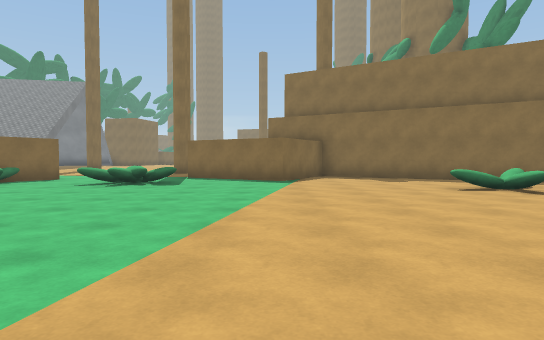
view 1 (above)

24 first-person views from a walk through a Unity game level. The camera is 1.2 m above the floor, tilts 2° down and sees 75° across. The floor is counted in squares, 2 m on a side. Each view is taken from the middle of a square. On the plan, view 1 faces up. The plan holds only what a view shows up to about 10 squares ahead; the rest is blank. The place goes on beyond the plan. The player is left out. Surface patterns are stand-ins for the level's own textures.

view 2
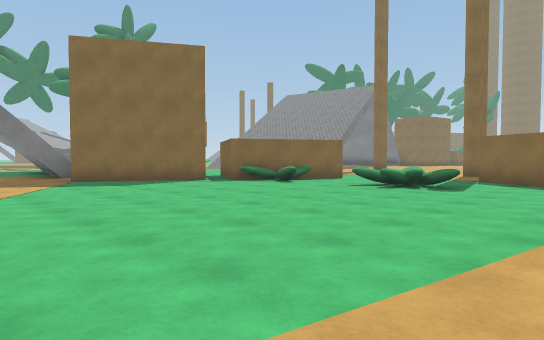

view 3
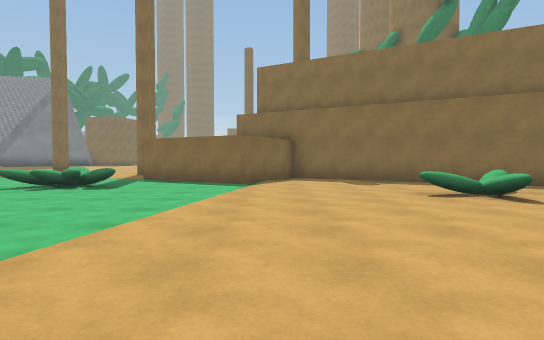

view 4
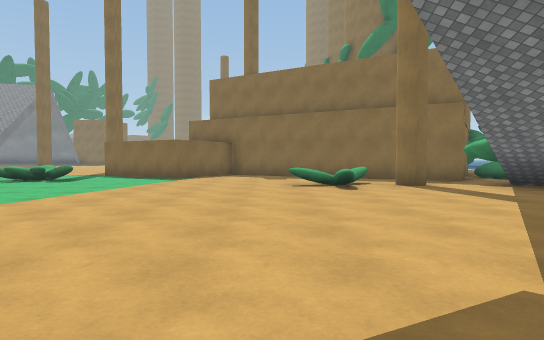

view 5
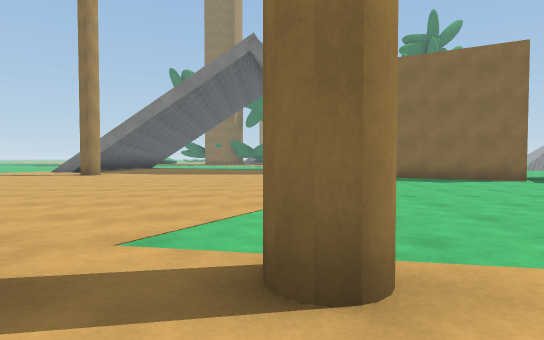

view 6
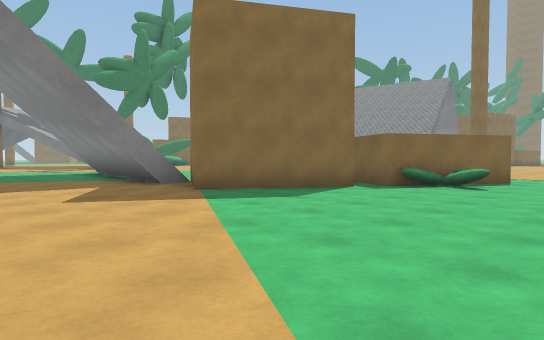

view 7
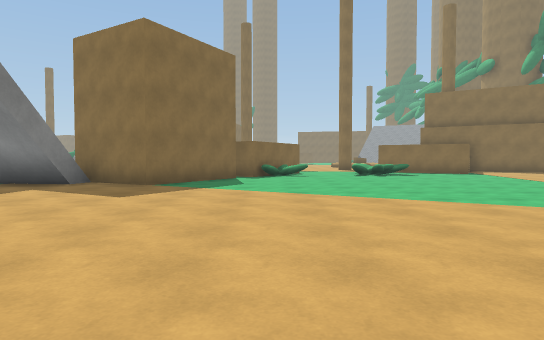

view 8
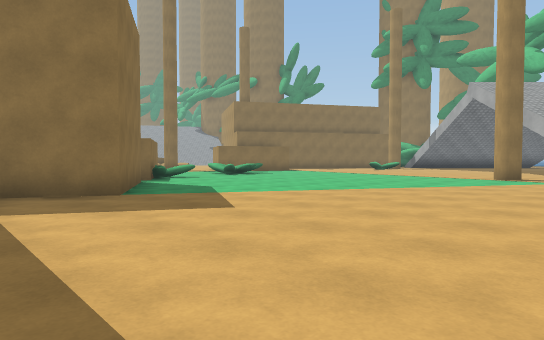

view 9
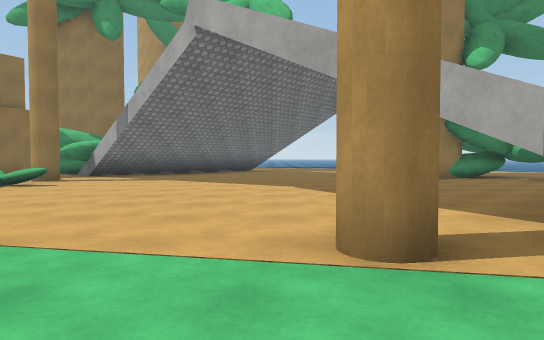

view 10
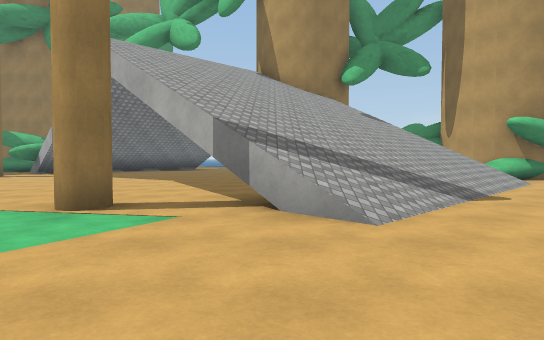

view 11
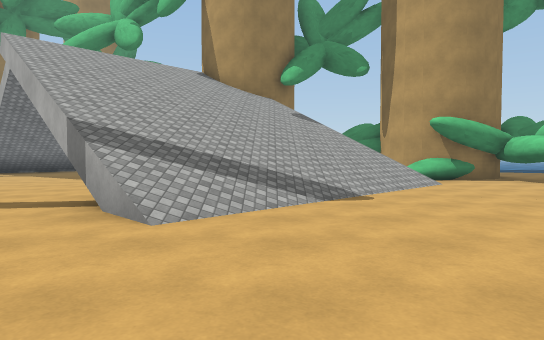

view 12
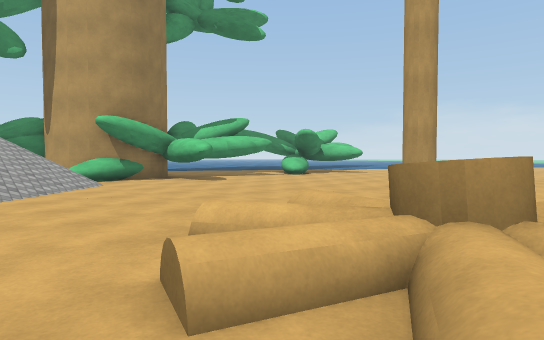

view 13
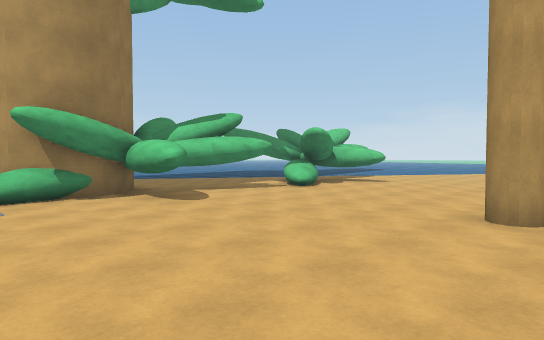

view 14
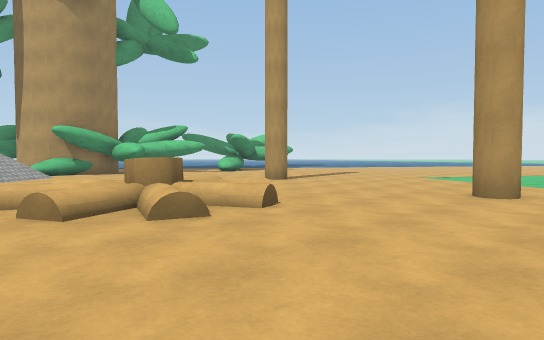

view 15
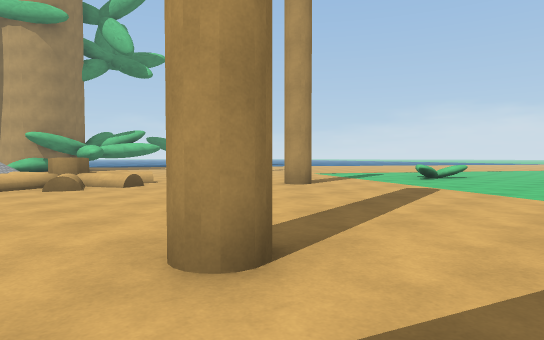

view 16
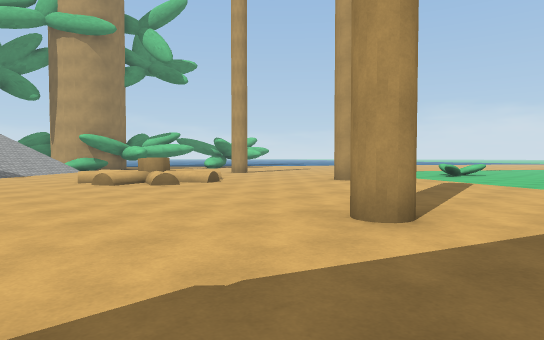

view 17
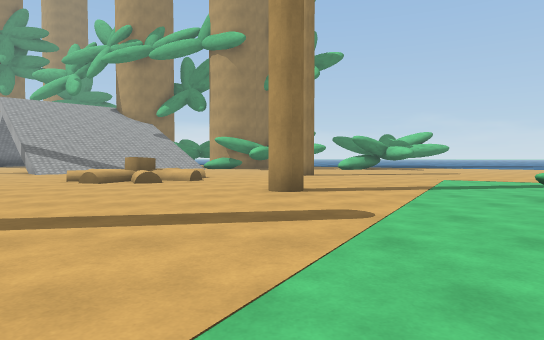

view 18
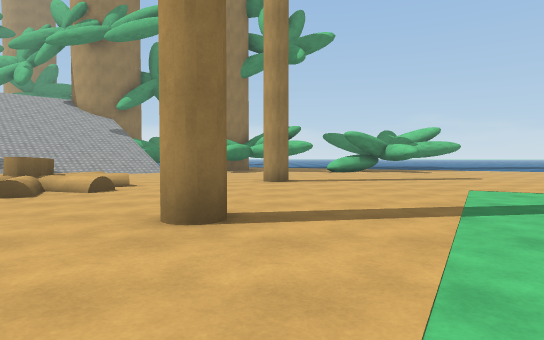

view 19
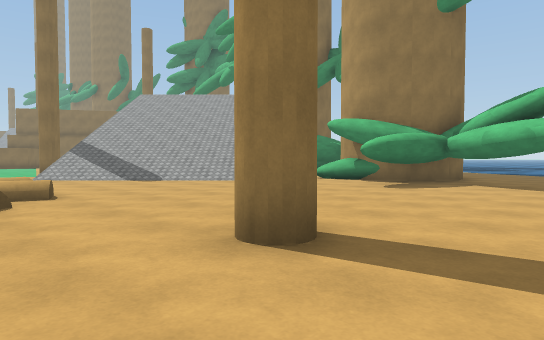

view 20
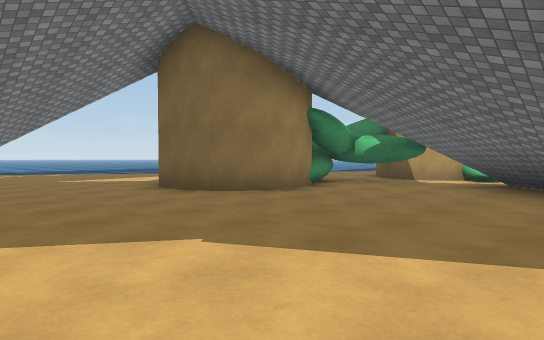

view 21
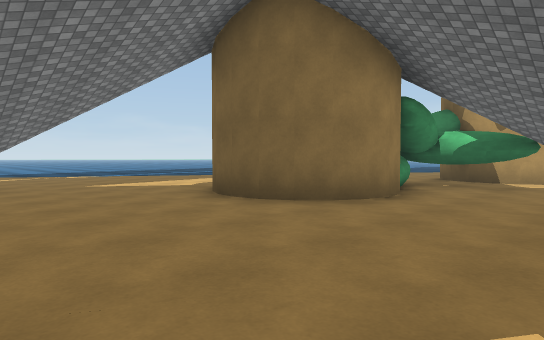

view 22
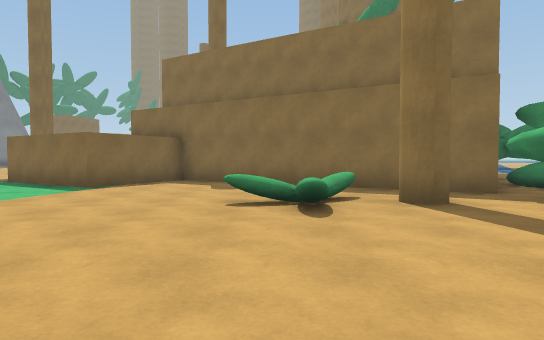

view 23
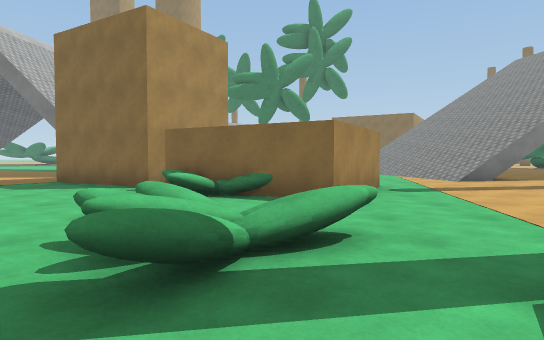

view 24
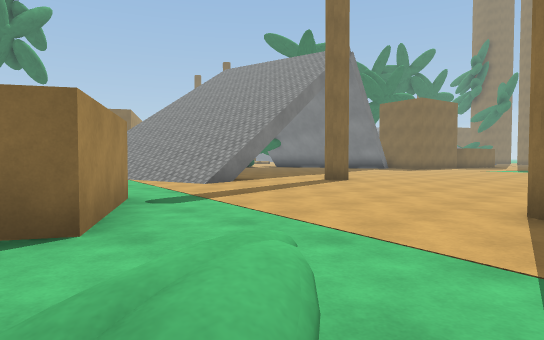

### Floor plan
Key: @ floor where view 1 was taken; # wall or solid block; x gap in a wall; . main floor; : floor 0.25 m higher than the main floor; / step, stairs or slope; = window, fence, low wall or low ledge; v drop or lower ground; O other object.
Columns run from 15 left of view 1 to 7 right of it. Each row starts with its distance up from view 1.
 20          ..
 19         ...
 18        .....
 17       .#....
 16     ./......
 15     //......
 14    ///......
 13    /........#
 12     .........    #
 11       .#.....#######
 10        ###.=..##...###
  9         #............##
  8       ###=.=v..........
  7       ###..........=x##
  6       #.............=.
  5    ####................
  4     .#.................
  3 ..//...................
  2 .......................
  1  ......................
  0    ...........#@.......
 -1    ............#.......
 -2    ...........#//.....#
 -3   .........../////....#
 -4   ............/////...#
 -5   ............./////..#
 -6   ..#...../:....////###
 -7   /......//O/....//v###
 -8   .......//O/.......###
 -9   ........//........#
-10   ................###
-11  ......#...........###.
-12   ...........#.....# ..
-13    ................#..
-14     ................

Positions as (right, up) in squares from view 1, and headings:
1: (0, 0), facing up
2: (0, 1), facing up-left
3: (1, 1), facing up
4: (3, -1), facing up
5: (1, 0), facing left
6: (-4, 0), facing up-left
7: (-7, -4), facing up
8: (-12, -2), facing up-right
9: (-3, 1), facing right
10: (-5, -2), facing right
11: (-5, -4), facing right
12: (-5, -5), facing down-right
13: (-3, -7), facing down-right
14: (-9, -5), facing down-right
15: (-13, -5), facing down-right
16: (-13, -3), facing down-right
17: (-14, -11), facing right
18: (-11, -12), facing right
19: (-4, -14), facing up-right
20: (2, 2), facing down-right
21: (4, 2), facing down-right
22: (4, 2), facing up
23: (-1, 9), facing left
24: (-3, 9), facing up-left
